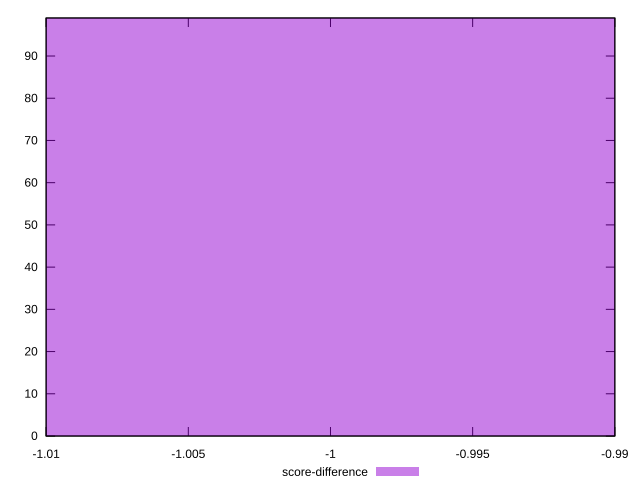

Here is the gnuplot script that generated this plot:
reset

$scoreDifference <<EOF
-1 99
EOF

set key outside below
set boxwidth 0.1
set xrange [-1.01:-0.99]
set yrange [0:99]
set trange [0:99]
set style fill transparent solid 0.5 noborder
set terminal svg size 640, 490 enhanced background rgb 'white'
set output "reports/report_00030_2021-02-24T20-42-31.540Z/total-byte-weight/samples/card/score-difference/histogram.svg"

plot $scoreDifference title "score-difference" with boxes

reset
